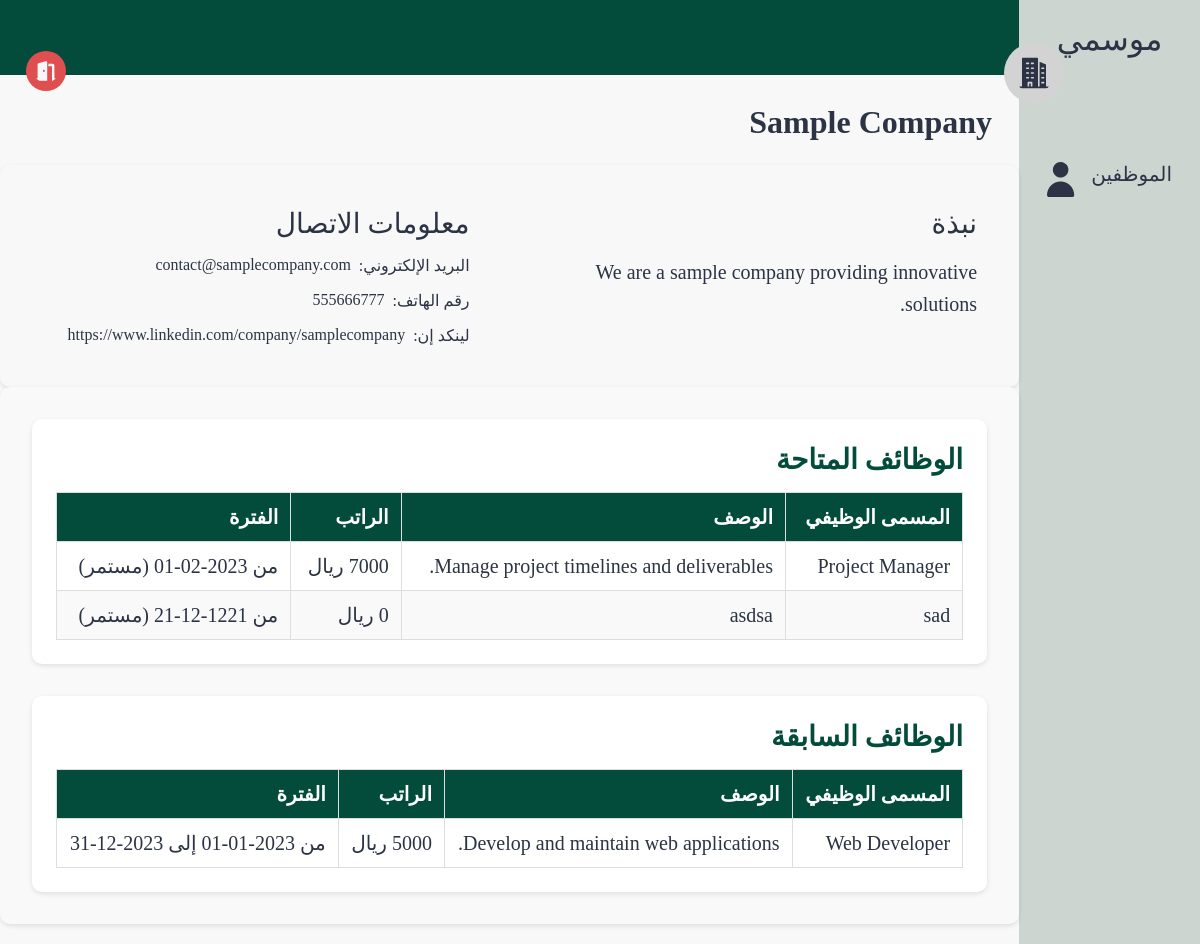
/pages/company.php?id=1, run on the app's committed database.
### tables this page shows
CREATE TABLE company (
    company_id INTEGER PRIMARY KEY, 
    owner_id INTEGER,
    hr_id INTEGER,
    name TEXT,
    location TEXT,
    email TEXT,
    linkedin Text,
    phone TEXT,
    bio TEXT,
    FOREIGN KEY (owner_id) REFERENCES users(id) ON DELETE CASCADE,
    FOREIGN KEY (hr_id) REFERENCES users(id) ON DELETE CASCADE
);

CREATE TABLE jobs (
    job_id INTEGER PRIMARY KEY, 
    company_id INTEGER,
    name TEXT,
    description TEXT,
    salary INTEGER,
    language_id INTEGER,
    type BOOLEAN,
    start DATE,
    end DATE NULL,
    FOREIGN KEY (company_id) REFERENCES company(company_id) ON DELETE CASCADE,
    FOREIGN KEY (language_id) REFERENCES languages(language_id) ON DELETE CASCADE
);

### src/database/fetch.php (called while the page is built, shortened)
<?php
include('../database/data.php');
function fetchAllCompanyJobs($company_id)
{
    global $db;
    $company_id = intval($company_id);
    $stmt = $db->prepare('SELECT * FROM jobs WHERE company_id = :company_id');
    $stmt->bindValue(':company_id', $company_id, SQLITE3_INTEGER);
    $result = $stmt->execute();
    $jobs = [];
    while ($row = $result->fetchArray(SQLITE3_ASSOC)) {
        $jobs[] = $row;
    }
    return $jobs;
}

### src/pages/company.php (the view, shortened to what this page needs)
<?php
include('../database/data.php');
$company_id = isset($_GET["id"]) ? intval($_GET["id"]) : ($_SESSION['user']['company_id'] ?? 0);
$stmt = $db->prepare("SELECT * FROM company WHERE company_id = :company_id");
$stmt->bindValue(':company_id', $company_id, SQLITE3_INTEGER);
$result = $stmt->execute()->fetchArray(SQLITE3_ASSOC);
$name = $result['name'] ?? 'غير معروف';
$bio = $result['bio'] ?? 'لا توجد معلومات';
$email = $result['email'] ?? 'غير متوفر';
$phone = $result['phone'] ?? 'غير متوفر';
$linkedin = $result['linkedin'] ?? '#';
$jobs = fetchAllCompanyJobs($company_id);
$today = date("Y-m-d");
$availableJobs = [];
$previousJobs = [];
foreach ($jobs as $job) {
    if (empty($job["end"]) || $job["end"] >= $today) {
        $availableJobs[] = $job;
    } else {
        $previousJobs[] = $job;
    }
}
?>
<!DOCTYPE html>
<html lang="ar" dir="rtl">
<head>
  <link rel="stylesheet" href="../styles/profile.css">
</head>
<body>
  <section class="page-structure">
    <?php
      include "../components/NavBar.php";
    ?>
    <section class="page-content">
      <div class="username">
        <img class="profile-pic" src="../images/company.svg" alt="صورة الشركة">
        <div class="user">
          <h2 id="companyNameDisplay"><?php echo htmlspecialchars($name); ?></h2>
        </div>
      </div>
      <div class="options">
        <a href="../pages/logout.php">
          <img class="nav-icon" style="--color: #DF4F4F" src="../images/logout.svg" alt="شعار تسجيل الخروج">
        </a>
      </div>
      <header></header>
      <main>
        <section class="profile-details">
          <div class="block about">
            <h2>نبذة</h2>
            <div id="companyAboutDisplay">
              <p><?php echo htmlspecialchars($bio); ?></p>
            </div>
          </div>
          <div class="block contacts">
            <h2>معلومات الاتصال</h2>
            <div id="companyContactDisplay">
              <ul>
                <li>البريد الإلكتروني:
                  <a href="mailto:<?php echo htmlspecialchars($email); ?>"><?php echo htmlspecialchars($email?? 'لا يوجد'); ?></a>
                </li>
                <li>رقم الهاتف:
                  <a href="tel:<?php echo htmlspecialchars($phone); ?>"><?php echo htmlspecialchars($phone?? 'لا يوجد'); ?></a>
                </li>
                <li>لينكد إن:
                  <a href="<?php echo htmlspecialchars($linkedin); ?>" target="_blank"><?php echo htmlspecialchars($linkedin ?? 'لا يوجد'); ?></a>
                </li>
              </ul>
            </div>
        </section>
        <section class="recent-activity">
          <div class="block experinces">
            <h2>الوظائف المتاحة</h2>
            <table border="1" cellpadding="5" cellspacing="0" style="width:100%; text-align:right;">
              <tr>
                <th>المسمى الوظيفي</th>
                <th>الوصف</th>
                <th>الراتب</th>
                <th>الفترة</th>
              </tr>
              <?php if (!empty($availableJobs)): ?>
                <?php foreach ($availableJobs as $job): ?>
                  <tr>
                    <td><?= htmlspecialchars($job["name"]) ?></td>
                    <td><?= htmlspecialchars($job["description"]) ?></td>
                    <td><?= htmlspecialchars($job["salary"]) ?> ريال</td>
                    <td>
                      من <?= htmlspecialchars($job["start"]) ?>
                      <?php if (!empty($job["end"])): ?>
                        إلى <?= htmlspecialchars($job["end"]) ?>
                      <?php else: ?>
                        (مستمر)
                      <?php endif; ?>
                    </td>
                  </tr>
                <?php endforeach; ?>
              <?php else: ?>
                <tr>
                  <td colspan="4" style="text-align: center;">لا توجد وظائف متاحة</td>
                </tr>
              <?php endif; ?>
            </table>
          </div>
          <div class="block experinces">
            <h2>الوظائف السابقة</h2>
            <table border="1" cellpadding="5" cellspacing="0" style="width:100%; text-align:right;">
              <tr>
                <th>المسمى الوظيفي</th>
                <th>الوصف</th>
                <th>الراتب</th>
                <th>الفترة</th>
              </tr>
              <?php if (!empty($previousJobs)): ?>
                <?php foreach ($previousJobs as $job): ?>
                  <tr>
                    <td><?= htmlspecialchars($job["name"]) ?></td>
                    <td><?= htmlspecialchars($job["description"]) ?></td>
                    <td><?= htmlspecialchars($job["salary"]) ?> ريال</td>
                    <td>
                      من <?= htmlspecialchars($job["start"]) ?>
                      إلى <?= htmlspecialchars($job["end"]) ?>
                    </td>
                  </tr>
                <?php endforeach; ?>
              <?php else: ?>
                <tr>
                  <td colspan="4" style="text-align: center;">لا توجد وظائف سابقة</td>
                </tr>
              <?php endif; ?>
            </table>
          </div>
        </section>
      </main>
    </section>
  </section>
</body>
</html>

### src/styles/profile.css (style rules this page uses)
* { color: var(--black-color); }
body { background-color: var(--white-color); }
.nav-icon { --color: var(--white-alt-color); background-color: var(--color); width: 40px; height: 40px; border-radius: 50%; padding: 0.5rem; }
section.page-content { width: 100%; }
header { position: relative; display: flex; align-items: center; justify-content: space-between; min-height: 75px; background-color: var(--main-color); padding: 1.25rem 3rem; }
.username .profile-pic { width: 60px; height: 60px; padding: 10px; border-radius: 50%; background-color: lightgray; top: 0; }
.username { display: flex; align-items: center; gap: 0.75rem; height: 65px; position: absolute; top: 0; right: 18px; z-index: 1000; padding: 0.5rem 1rem; right: 10%; top: 40px; }
.options { display: flex; align-items: center; gap: 0.75rem; height: 65px; position: absolute; top: 40px; left: 10px; z-index: 1000; padding: 0.5rem 1rem; }
.username h2 { font-size: 2rem; }
.username .user { position: static; margin-top: 100px; }
header::after { content: ""; position: absolute; right: 0; bottom: 0; width: 70%; height: 4px; background-color: var(--main-color); }
main { margin-top: 70px; width: 100%; padding: 1rem; }
main section { border-radius: 10px; box-shadow: 0 2px 5px rgba(0, 0, 0, 0.1); padding: 18px; }
.profile-details { display: grid; grid-template-columns: 1fr 1fr; gap: 2rem; }
.profile-details .block { display: flex; flex-direction: column; gap: 1rem; background-color: var(--white-color); padding: 1.5rem; border-radius: 10px; }
.profile-details .block h2 { font-size: 1.75rem; font-weight: 500; }
.profile-details .block ul { list-style: none; padding-inline-start: 0; display: flex; flex-wrap: wrap; gap: 1rem; }
.profile-details .block ul li { display: flex; gap: 0.5rem; font-size: 1rem; }
.profile-details .block.about p { font-size: 1.25rem; line-height: 1.6; }
.recent-activity { display: flex; flex-direction: column; gap: 2rem; padding: 2rem; background-color: #f9f9f9; border-radius: 10px; }
.recent-activity .block { background-color: #fff; padding: 1.5rem; border-radius: 10px; box-shadow: 0 2px 5px rgba(0, 0, 0, 0.1); }
.recent-activity .block h2 { font-size: 1.75rem; margin-bottom: 1rem; color: var(--main-color); }
.experinces table { width: 100%; border-collapse: collapse; font-size: 1.25rem; margin-top: 1rem; }
.experinces table th, .experinces table td { padding: 0.75rem; text-align: right; border: 1px solid #ddd; }
.experinces table th { background-color: var(--main-color); color: #fff; }
.experinces table tr:nth-child(odd) { background-color: #f9f9f9; }
.experinces table tr:nth-child(even) { background-color: #fff; }
@media (min-width: 992px) { main { padding: 1.25rem 0; } }

### src/styles/globals.css (style rules this page uses)
*, *::before, *::after { box-sizing: border-box; margin: 0; padding: 0; list-style: none; text-decoration: none; }
:root { --main-color: #034c3c; --secondary-color: #d2b48c; --white-color: #f8f8f8; --black-color: #2b3344; --white-alt-color: #cdd5d1; }
a { display: block; color: var(--black-color); }
.page-structure { display: flex; min-height: 100vh; }

### data on the page
company: name "Sample Company", bio "We are a sample company providing innovative solutions.", email "contact@samplecompany.com", phone "555666777", linkedin "https://www.linkedin.com/company/samplecompany"
jobs: name "Project Manager", description "Manage project timelines and deliverables.", start "2023-02-01", shows "(مستمر)"
jobs: name "sad", description "asdsa", start "1221-12-21", shows "(مستمر)"
jobs: name "Web Developer", description "Develop and maintain web applications.", end "2023-12-31"

### other printed values
$nav['title'] "الموظفين"
